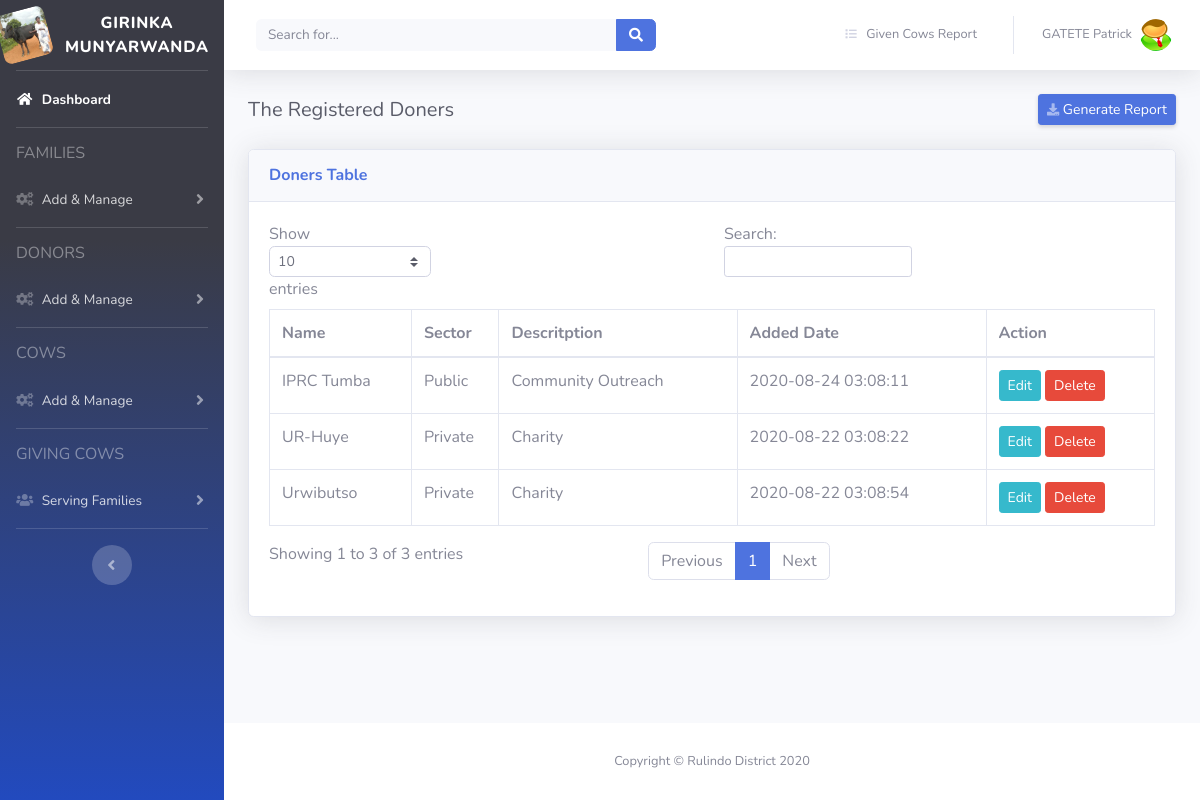
Screenshot of /manage_doner.php (signed in) with the database file from the repository.
### tables this page shows
CREATE TABLE `doners` (
  `don_id` int(10) UNSIGNED NOT NULL,
  `name` varchar(100) NOT NULL,
  `sector` varchar(50) DEFAULT NULL,
  `description` varchar(100) DEFAULT NULL,
  `date` datetime DEFAULT CURRENT_TIMESTAMP
);

### manage_doner.php (the view, shortened to what this page needs)
<?php
include_once('side_bar.php');
?>
<div id="content-wrapper" class="d-flex flex-column">
    <div id="content">
      <?php
        include('nav_bar.php');
      ?>
      <div class="container-fluid">
        <div class="d-sm-flex align-items-center justify-content-between mb-4">
		      <h5 class="h5 mb-0 text-gray-800">The Registered Doners</h5>
          <a href="#" class="d-none d-sm-inline-block btn btn-sm btn-primary shadow-sm"><i class="fas fa-download fa-sm text-white-50"></i> Generate Report</a>
        </div>
        </div>
        <div class="container-fluid">
          <div class="card shadow mb-4">
            <div class="card-header py-3">
              <h6 class="m-0 font-weight-bold text-primary">Doners Table</h6>
            </div>
            <div class="card-body">
              <div class="table-responsive">
                <table class="table table-bordered" id="dataTable" width="100%" cellspacing="0">
                  <thead>
                    <tr>
                    <th>Name</th>
                    <th>Sector</th>
                    <th>Descritption</th>
                    <th>Added Date</th>
                    <th>Action</th>
                    </tr>
                  </thead>
		              <tbody>
                  <?php
                   include("dbConfig.php");
                      $sql = "SELECT * FROM doners";
                      $resultset = mysqli_query($db, $sql) or die("database error:". mysqli_error($conn));
                      while( $row = mysqli_fetch_assoc($resultset) ) {
                        ?>
                        <tr>
                              <td><?php echo $row["name"]; ?></td>
                              <td><?php echo $row["sector"]; ?></td>
                              <td><?php echo $row["description"]; ?></td>
                              <td><?php echo $row["date"]; ?></td>
                              <td>
                            <a href="#" eid="<?php echo $row['don_id']; ?>" data-toggle="modal" data-target="#update_form_doner" class="btn btn-info btn-sm edit_doner">Edit</a>
                            <a href="#" did="<?php echo $row['don_id']; ?>" class="btn btn-danger btn-sm del_doner">Delete</a>
                              </td>
                          </tr>
                      <?php
                    }
                    ?>
		              </tbody>
	              </table>
            	</div>
            </div>
          </div>
        </div>
      </div>
<?php
      include('footer.php');
    ?>
      </div>
    </div>
</body>
</html>

### rows the page displays
doners: name "IPRC Tumba", sector "Public", description "Community Outreach", date "2020-08-24 03:08:11"
doners: name "UR-Huye", sector "Private", description "Charity", date "2020-08-22 03:08:22"
doners: name "Urwibutso", sector "Private", description "Charity", date "2020-08-22 03:08:54"

### other values shown
$_SESSION['fullname'] "GATETE Patrick"
